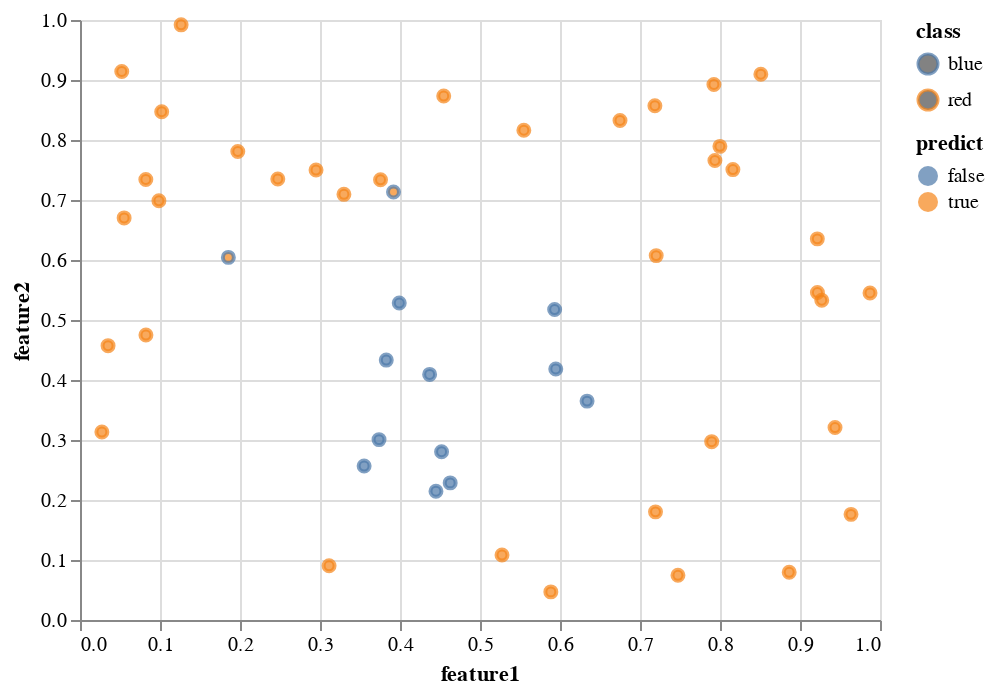

Notebook code cell kept with this figure:
### Code cell
chart = (alt.Chart(df_test)
    .mark_point()
    .encode(
        x = "feature1",
        y = "feature2",
        color = "class",
        fill = "predict",
        tooltip = ["correct"]
    ))
chart

### Figure 1 — Vega-Lite specification as saved in the notebook (floating-point values rounded to 4 significant figures)
{"config": {"view": {"continuousWidth": 400, "continuousHeight": 300}}, "data": {"name": "data-8867c27dc0bf2cb49bf056eaf5c45de2"}, "mark": "point", "encoding": {"color": {"type": "nominal", "field": "class"}, "fill": {"type": "nominal", "field": "predict"}, "tooltip": [{"type": "nominal", "field": "correct"}], "x": {"type": "quantitative", "field": "feature1"}, "y": {"type": "quantitative", "field": "feature2"}}, "$schema": "https://vega.github.io/schema/vega-lite/v4.8.1.json", "datasets": {"data-8867c27dc0bf2cb49bf056eaf5c45de2": [{"class": "blue", "split": "test", "feature1": 0.5947, "feature2": 0.4184, "predict": false, "correct": false, "feature3": 0.01562}, {"class": "red", "split": "test", "feature1": 0.1021, "feature2": 0.8471, "predict": true, "correct": true, "feature3": 0.2788}, {"class": "red", "split": "test", "feature1": 0.08242, "feature2": 0.475, "predict": true, "correct": true, "feature3": 0.175}, {"class": "red", "split": "test", "feature1": 0.1972, "feature2": 0.7809, "predict": true, "correct": true, "feature3": 0.1706}, {"class": "red", "split": "test", "feature1": 0.7896, "feature2": 0.2972, "predict": true, "correct": true, "feature3": 0.125}, {"class": "blue", "split": "test", "feature1": 0.4627, "feature2": 0.2285, "predict": false, "correct": false, "feature3": 0.07508}, {"class": "red", "split": "test", "feature1": 0.1264, "feature2": 0.9919, "predict": true, "correct": true, "feature3": 0.3816}, {"class": "blue", "split": "test", "feature1": 0.3919, "feature2": 0.7135, "predict": true, "correct": false, "feature3": 0.05726}, {"class": "blue", "split": "test", "feature1": 0.6338, "feature2": 0.3648, "predict": false, "correct": false, "feature3": 0.03619}, {"class": "blue", "split": "test", "feature1": 0.3828, "feature2": 0.4332, "predict": false, "correct": false, "feature3": 0.01819}, {"class": "red", "split": "test", "feature1": 0.5275, "feature2": 0.1083, "predict": true, "correct": true, "feature3": 0.1542}, {"class": "red", "split": "test", "feature1": 0.7194, "feature2": 0.1802, "predict": true, "correct": true, "feature3": 0.1504}, {"class": "red", "split": "test", "feature1": 0.7936, "feature2": 0.7659, "predict": true, "correct": true, "feature3": 0.1569}, {"class": "red", "split": "test", "feature1": 0.0522, "feature2": 0.9142, "predict": true, "correct": true, "feature3": 0.3721}, {"class": "red", "split": "test", "feature1": 0.9638, "feature2": 0.1761, "predict": true, "correct": true, "feature3": 0.32}, {"class": "blue", "split": "test", "feature1": 0.437, "feature2": 0.4093, "predict": false, "correct": false, "feature3": 0.01219}, {"class": "red", "split": "test", "feature1": 0.3757, "feature2": 0.7337, "predict": true, "correct": true, "feature3": 0.07006}, {"class": "red", "split": "test", "feature1": 0.675, "feature2": 0.8326, "predict": true, "correct": true, "feature3": 0.1412}, {"class": "blue", "split": "test", "feature1": 0.1855, "feature2": 0.6043, "predict": true, "correct": false, "feature3": 0.1098}, {"class": "blue", "split": "test", "feature1": 0.3552, "feature2": 0.2566, "predict": false, "correct": false, "feature3": 0.08022}, {"class": "blue", "split": "test", "feature1": 0.452, "feature2": 0.2805, "predict": false, "correct": false, "feature3": 0.05048}, {"class": "red", "split": "test", "feature1": 0.3299, "feature2": 0.7094, "predict": true, "correct": true, "feature3": 0.07279}, {"class": "red", "split": "test", "feature1": 0.9272, "feature2": 0.533, "predict": true, "correct": true, "feature3": 0.1836}, {"class": "red", "split": "test", "feature1": 0.02735, "feature2": 0.3133, "predict": true, "correct": false, "feature3": 0.2583}, {"class": "red", "split": "test", "feature1": 0.8865, "feature2": 0.07948, "predict": true, "correct": true, "feature3": 0.3262}, {"class": "red", "split": "test", "feature1": 0.9217, "feature2": 0.6352, "predict": true, "correct": true, "feature3": 0.1961}, {"class": "red", "split": "test", "feature1": 0.09864, "feature2": 0.6986, "predict": true, "correct": true, "feature3": 0.2005}, {"class": "red", "split": "test", "feature1": 0.7924, "feature2": 0.8926, "predict": true, "correct": true, "feature3": 0.2396}, {"class": "red", "split": "test", "feature1": 0.295, "feature2": 0.7499, "predict": true, "correct": true, "feature3": 0.1045}, {"class": "red", "split": "test", "feature1": 0.7474, "feature2": 0.07446, "predict": true, "correct": true, "feature3": 0.2423}, {"class": "blue", "split": "test", "feature1": 0.3991, "feature2": 0.5283, "predict": false, "correct": false, "feature3": 0.01099}, {"class": "blue", "split": "test", "feature1": 0.3738, "feature2": 0.3006, "predict": false, "correct": false, "feature3": 0.05568}, {"class": "red", "split": "test", "feature1": 0.9218, "feature2": 0.5457, "predict": true, "correct": true, "feature3": 0.18}, {"class": "red", "split": "test", "feature1": 0.8161, "feature2": 0.7507, "predict": true, "correct": true, "feature3": 0.1628}, {"class": "red", "split": "test", "feature1": 0.5885, "feature2": 0.04687, "predict": true, "correct": true, "feature3": 0.2132}, {"class": "red", "split": "test", "feature1": 0.05517, "feature2": 0.6702, "predict": true, "correct": true, "feature3": 0.2268}, {"class": "red", "split": "test", "feature1": 0.03507, "feature2": 0.4572, "predict": true, "correct": false, "feature3": 0.218}, {"class": "red", "split": "test", "feature1": 0.8511, "feature2": 0.9096, "predict": true, "correct": true, "feature3": 0.291}, {"class": "red", "split": "test", "feature1": 0.9438, "feature2": 0.3208, "predict": true, "correct": true, "feature3": 0.2291}, {"class": "red", "split": "test", "feature1": 0.5548, "feature2": 0.8163, "predict": true, "correct": true, "feature3": 0.103}, {"class": "red", "split": "test", "feature1": 0.7186, "feature2": 0.8571, "predict": true, "correct": true, "feature3": 0.1753}, {"class": "red", "split": "test", "feature1": 0.7999, "feature2": 0.7894, "predict": true, "correct": true, "feature3": 0.1737}, {"class": "blue", "split": "test", "feature1": 0.4449, "feature2": 0.2146, "predict": false, "correct": false, "feature3": 0.08446}, {"class": "blue", "split": "test", "feature1": 0.5933, "feature2": 0.5175, "predict": false, "correct": false, "feature3": 0.009009}, {"class": "red", "split": "test", "feature1": 0.7202, "feature2": 0.6073, "predict": true, "correct": true, "feature3": 0.06003}, {"class": "red", "split": "test", "feature1": 0.4547, "feature2": 0.8732, "predict": true, "correct": true, "feature3": 0.1414}, {"class": "red", "split": "test", "feature1": 0.3113, "feature2": 0.09034, "predict": true, "correct": false, "feature3": 0.2034}, {"class": "red", "split": "test", "feature1": 0.2473, "feature2": 0.735, "predict": true, "correct": true, "feature3": 0.1191}, {"class": "red", "split": "test", "feature1": 0.9875, "feature2": 0.545, "predict": true, "correct": true, "feature3": 0.2397}, {"class": "red", "split": "test", "feature1": 0.08229, "feature2": 0.7342, "predict": true, "correct": true, "feature3": 0.2294}]}}
